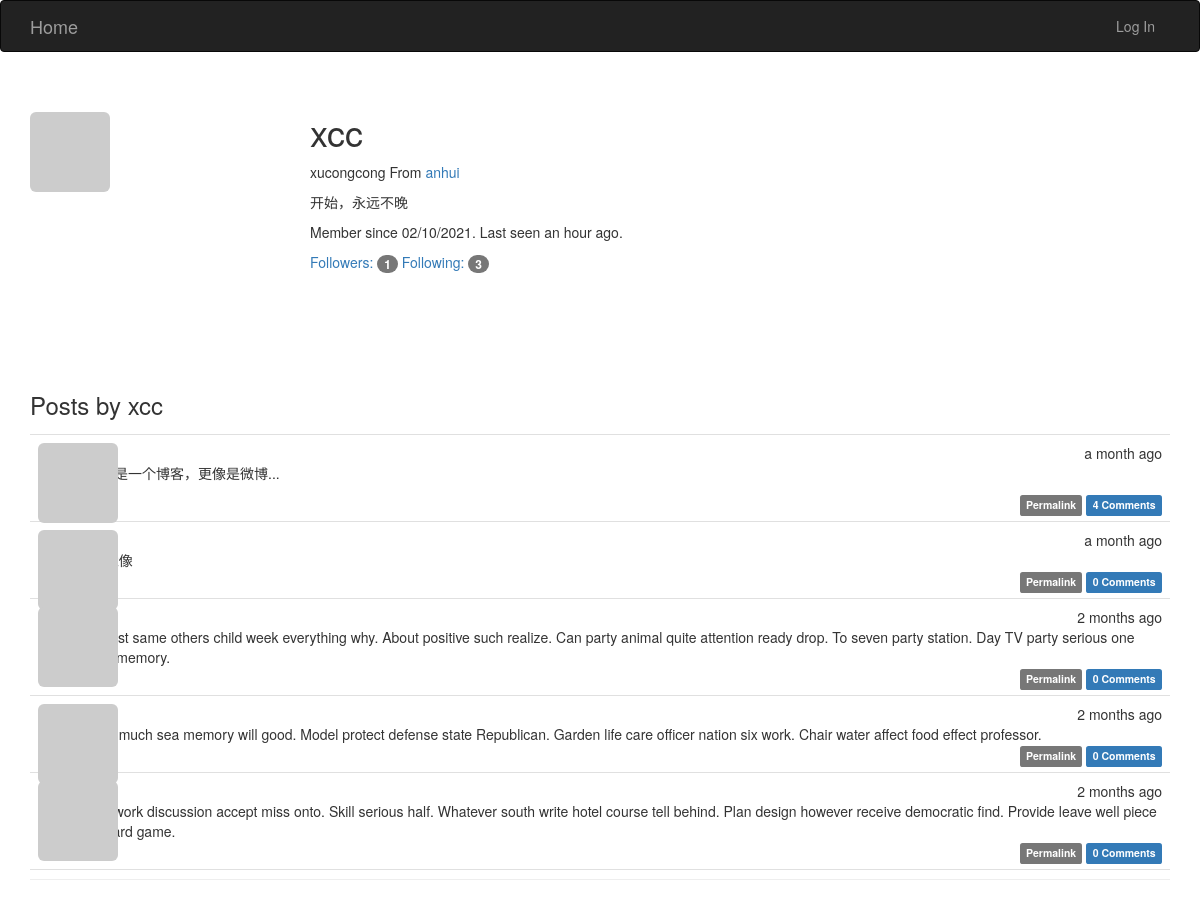
/user/xcc, run on the app's committed database.
### app/models.py (models this page shows, shortened)
class User(db.Model, UserMixin):
    __tablename__ = 'users'
    id = db.Column(db.Integer, primary_key=True)
    username = db.Column(db.String(64), index=True)
    confirmed = db.Column(db.Boolean, default=False)
    email = db.Column(db.String(64), unique=True, index=True)
    password_hash = db.Column(db.String(128))
    role_id = db.Column(db.Integer, db.ForeignKey('roles.id'))
    posts = db.relationship('Post', backref='author', lazy='dynamic')
    name = db.Column(db.String(64))
    location = db.Column(db.String(64))
    about_me = db.Column(db.Text())
    member_since = db.Column(db.DateTime(), default=datetime.utcnow)
    last_seen = db.Column(db.DateTime(), default=datetime.utcnow)
    avatar_hash = db.Column(db.String(32))
    followed = db.relationship('Follow',
                               foreign_keys=[Follow.follower_id],
                               backref=db.backref('follower', lazy='joined'),
                               lazy='dynamic',
                               cascade='all, delete-orphan')
    followers = db.relationship('Follow',
                                foreign_keys=[Follow.followed_id],
                                backref=db.backref('followed', lazy='joined'),
                                lazy='dynamic',
                                cascade='all, delete-orphan')
    comments = db.relationship('Comment', backref='author', lazy='dynamic')
    @property
    def password(self):
        raise AttributeError('password is not a readable attribute')
    def gravatar(self, size=100, default='identicon', rating='g'):
        if request.is_secure:
            url = 'https://secure.gravatar.com/avatar'
        else:
            url = 'http://www.gravatar.com/avatar'
        hash = self.avatar_hash or self.gravatar_hash()
        return '{url}/{hash}?s={size}&d={default}&r={rating}'.format(
            url=url, hash=hash, size=size, default=default, rating=rating)

class Post(db.Model):
    __tablename__ = 'posts'
    id = db.Column(db.Integer, primary_key=True)
    body = db.Column(db.Text)
    timestamp = db.Column(db.DateTime, index=True, default=datetime.utcnow)
    author_id = db.Column(db.Integer, db.ForeignKey('users.id'))
    body_html = db.Column(db.Text)
    comments = db.relationship('Comment', backref='post', lazy='dynamic')

### app/main/views.py (the view)
@main.route('/user/<username>')
def user(username):
    user = User.query.filter_by(username=username).first()
    if user is None:
        abort(404)
    posts = user.posts.order_by(Post.timestamp.desc()).all()
    return render_template('user.html', user=user, posts=posts)

### app/auth/views.py (called while the page is built)
@auth.before_app_request
def before_request():
    if current_user.is_authenticated:
        current_user.ping()
    if current_user.is_authenticated \
            and not current_user.confirmed \
            and request.blueprint != 'auth' \
            and request.endpoint != 'static':
        return redirect(url_for('auth.unconfirmed'))

### app/main/__init__.py (called while the page is built)
@main.app_context_processor
def inject_permissions():
    return dict(Permission=Permission)

### app/models.py (called while the page is built)
    def can(self, permissions):
        return False

    def is_administrator(self):
        return False

### app/templates/user.html (shortened to what this page needs)
{% extends "base.html" %}
{% block page_content %}
<div class="page-header">
    <img class="img-rounded profile-thumbnail" src="{{ user.gravatar(size=256) }}">
    <div class="profile-header">
        <h1>{{ user.username }}</h1>
        {% if user.name or user.location %}
        <p>
            {% if user.name %}{{ user.name }}{% endif %}
            {% if user.location %}
                From <a href="http://maps.google.com/?q={{ user.location }}">
                    {{ user.location }}
                </a>
            {% endif %}
        </p>
        {% endif %}
        {% if user.about_me %}<p>{{ user.about_me }}</p>{% endif %}
        <p>
            Member since {{ moment(user.member_since).format('L') }}.
            Last seen {{ moment(user.last_seen).fromNow() }}.
        </p>
        <a href="{{ url_for('.followers', username=user.username) }}">
            Followers: <span class="badge">{{ user.followers.count() }}</span>
        </a>
        <a href="{{ url_for('.followed_by', username=user.username) }}">
            Following: <span class="badge">{{ user.followed.count() }}</span>
        </a>
    </div>
    <h3>Posts by {{ user.username }}</h3>
    {% include '_posts.html' %}
</div>
{% endblock %}

### app/templates/base.html (shortened to what this page needs)
{% extends "bootstrap/base.html" %}
{% block head %}
{{ super() }}
<link rel="stylesheet" type="text/css" href="{{ url_for('static', filename='styles.css') }}">
{% endblock %}
{% block navbar %}
<div class="navbar navbar-inverse" role="navigation">
    <div class="container">
        <div class="navbar-header">
            <a class="navbar-brand" href="/">Home</a>
        </div>
        <div class="navbar-collapse collapse">
            <ul class="nav navbar-nav navbar-right">
                {% if current_user.is_authenticated %}
                <li class="dropdown">
                    <a href="#" class="dropdown-toggle" data-toggle="dropdown">
                        <img src="{{ current_user.gravatar(size=18) }}">
                        Account <b class="caret"></b>
                    </a>
                    <ul class="dropdown-menu">
                        <li><a href="{{ url_for('auth.logout') }}">Log Out</a></li>
                    </ul>
                </li>
                {% else %}
                <li><a href="{{ url_for('auth.login') }}">Log In</a></li>
                {% endif %}
            </ul>
        </div>
    </div>
</div>
{% endblock %}
{% block content %}
<div class="container">
    {% block page_content %}
    {% endblock %}
</div>
{% endblock %}

### app/templates/_posts.html (shortened to what this page needs)
<ul class="posts">
    {% for post in posts %}
    <li class="post">
        <div class="profile-thumbnail">
            <a href="{{ url_for('.user', username=post.author.username) }}">
                <img class="img-rounded profile-thumbnail"
                    src="{{ post.author.gravatar(size=40) }}">
            </a>
        </div>
        <div class="post-content">
            <div class="post-date">{{ moment(post.timestamp).fromNow() }}</div>
            <div class="post-author">
                <a href="{{ url_for('.user', username=post.author.username) }}">
                </a>
            </div>
            <div class="post-body">
                {% if post.body_html %}
                    {{ post.body_html | safe }}
                {% else %}
                    {{ post.body }}
                {% endif %}
            </div>
            <div class="post-footer">
                <a href="{{ url_for('.post', id=post.id) }}">
                    <span class="label label-default">Permalink</span>
                </a>
                <a href="{{ url_for('.post', id=post.id) }}#comments">
                    <span class="label label-primary">{{ post.comments.count() }} Comments</span>
                </a>
            </div>
        </div>
     </li>
    {% endfor %}
</ul>

### app/static/styles.css (style rules this page uses)
.profile-thumbnail { position: absolute; }
.profile-header { min-height: 260px; margin-left: 280px; }
ul.posts { list-style-type: none; padding: 0px; margin: 16px 0px 0px 0px; border-top: 1px solid #e0e0e0; }
ul.posts li.post { padding: 8px; border-bottom: 1px solid #e0e0e0; }
div.post-date { float: right; }
div.post-author { font-weight: bold; }
div.post-content { margin-left: 48px; min-height: 48px; }
div.post-footer { text-align: right; }

### data on the page
User: username "xcc", name "xucongcong", location "anhui", about_me "开始，永远不晚", member_since "02/10/2021", last_seen "an hour ago"
Post: timestamp "a month ago", body_html "不像是一个博客，更像是微博...", comments.count "4"
Post: timestamp "a month ago", comments.count "0"
Post: timestamp "2 months ago", body "Almost same others child week everything why. About positive such realize. Can party animal quite attention ready drop. To seven party station. Day TV party serious one land memory.", comments.count "0"
Post: timestamp "2 months ago", body "Deal much sea memory will good. Model protect defense state Republican. Garden life care officer nation six work. Chair water affect food effect professor.", comments.count "0"
Post: timestamp "2 months ago", body "Say work discussion accept miss onto. Skill serious half. Whatever south write hotel course tell behind. Plan design however receive democratic find. Provide leave well piece forward game.", comments.count "0"

### other printed values
{{ user.followers.count() }} "1"
{{ user.followed.count() }} "3"
